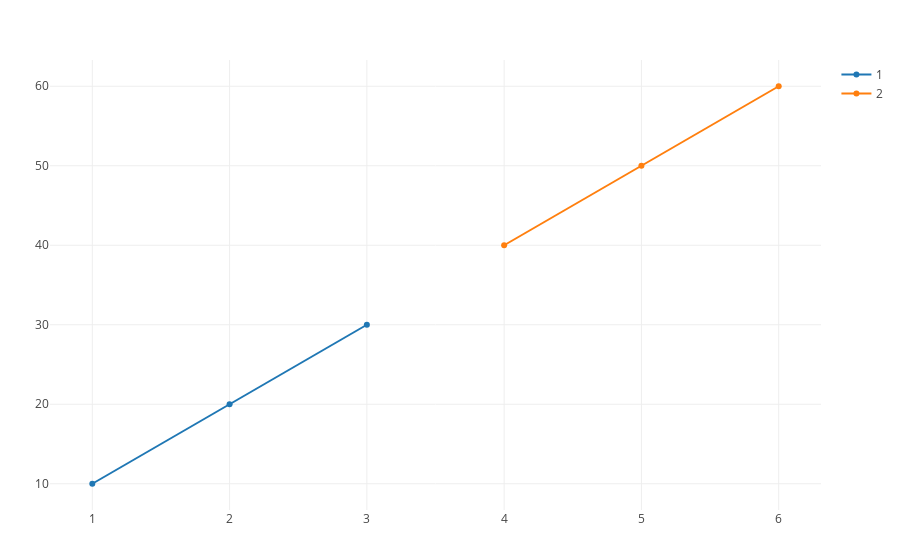

This figure's notebook cell:
### Code cell
x_1 = [1, 2, 3]

x_2 = [4, 5, 6]

x_1 = Float64.(x_1)

x_2 = Float64.(x_2)

plot_x_y((x_1, x_2), (y_1, y_2))

### Figure 1 — Plotly figure (JSON) as saved in the notebook; plotly's stock layout.template omitted (floating-point values rounded to 4 significant figures)
{"data": [{"name": "1", "type": "scatter", "x": [1, 2, 3], "y": [10, 20, 30]}, {"name": "2", "type": "scatter", "x": [4, 5, 6], "y": [40, 50, 60]}], "layout": {"autosize": true, "margin": {"b": 50, "l": 50, "r": 50, "t": 60}, "xaxis": {"autorange": true, "range": [0.6857, 6.314], "type": "linear"}, "yaxis": {"autorange": true, "range": [6.616, 63.38], "type": "linear"}}}
